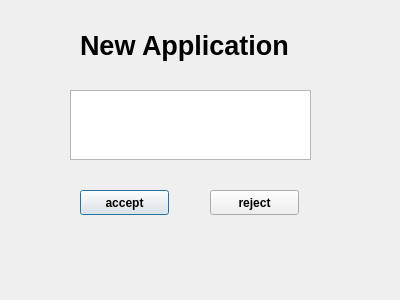
<?xml version="1.0" encoding="UTF-8"?>
<ui version="4.0">
 <class>SubmitfriendDialog</class>
 <widget class="QDialog" name="SubmitfriendDialog">
  <property name="geometry">
   <rect>
    <x>0</x>
    <y>0</y>
    <width>400</width>
    <height>300</height>
   </rect>
  </property>
  <property name="font">
   <font>
    <weight>75</weight>
    <bold>true</bold>
   </font>
  </property>
  <property name="windowTitle">
   <string>Dialog</string>
  </property>
  <widget class="QTextEdit" name="textEdit">
   <property name="geometry">
    <rect>
     <x>70</x>
     <y>90</y>
     <width>241</width>
     <height>70</height>
    </rect>
   </property>
   <property name="readOnly">
    <bool>true</bool>
   </property>
  </widget>
  <widget class="QPushButton" name="acceptBtn">
   <property name="geometry">
    <rect>
     <x>80</x>
     <y>190</y>
     <width>89</width>
     <height>25</height>
    </rect>
   </property>
   <property name="text">
    <string>accept</string>
   </property>
  </widget>
  <widget class="QPushButton" name="rejectBtn">
   <property name="geometry">
    <rect>
     <x>210</x>
     <y>190</y>
     <width>89</width>
     <height>25</height>
    </rect>
   </property>
   <property name="text">
    <string>reject</string>
   </property>
  </widget>
  <widget class="QLabel" name="label">
   <property name="geometry">
    <rect>
     <x>80</x>
     <y>10</y>
     <width>231</width>
     <height>71</height>
    </rect>
   </property>
   <property name="font">
    <font>
     <pointsize>20</pointsize>
     <weight>75</weight>
     <bold>true</bold>
    </font>
   </property>
   <property name="text">
    <string>New Application</string>
   </property>
  </widget>
 </widget>
 <resources/>
 <connections/>
</ui>
